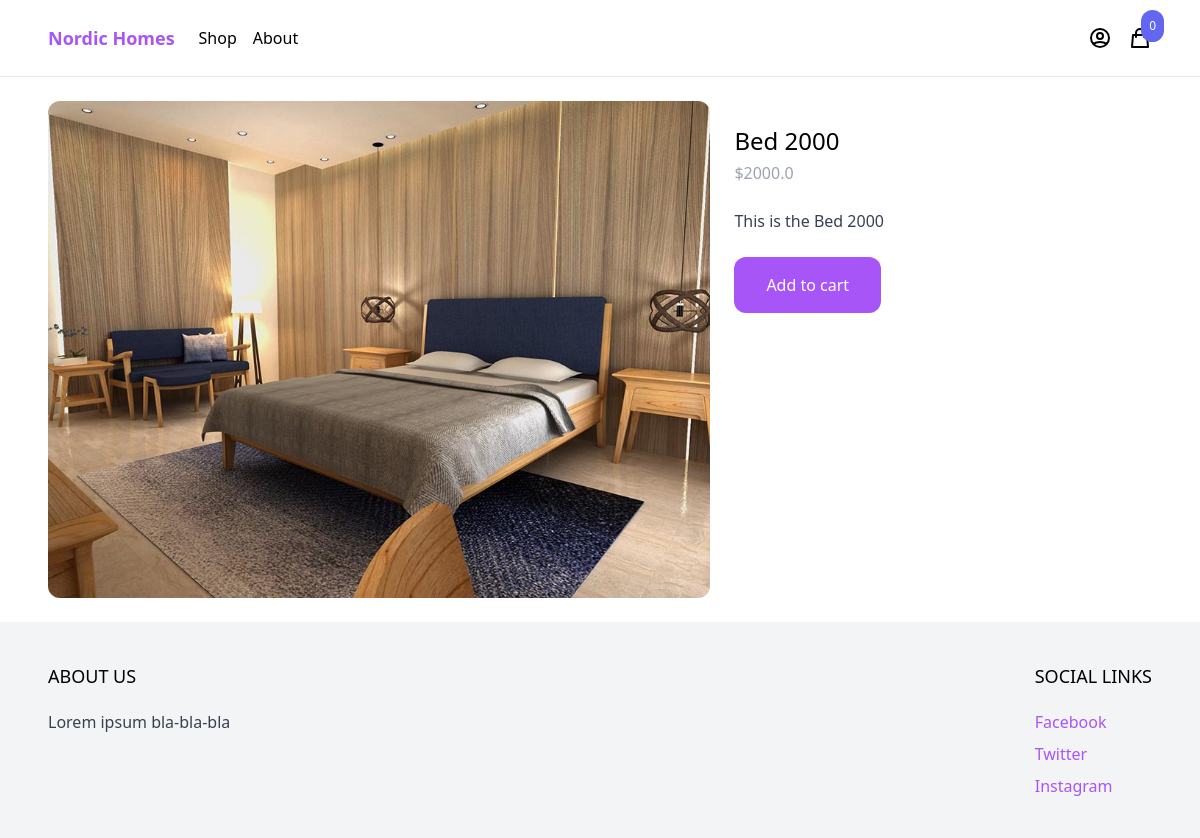
Screenshot of /shop/bed-2000 with the database file from the repository.
### product/models.py (models this page shows, shortened)
class Product(models.Model):
    category = models.ForeignKey(Category, related_name='products', on_delete=models.CASCADE)
    name = models.CharField(max_length=255)
    slug = models.SlugField()
    description = models.TextField(blank=True, null=True)
    price = models.IntegerField()
    created_at = models.DateTimeField(auto_now_add=True)
    image = models.ImageField(upload_to='uploads/', blank=True, null=True)
    thumbnail = models.ImageField(upload_to='uploads/', blank=True, null=True)
    class Meta:
        ordering = ('-created_at',)
    def get_display_price(self):
        return self.price / 100

### product/views.py (the view)
# urls.py: path('shop/<slug:slug>', product, name='product'),
def product(request, slug):
    product = get_object_or_404(Product, slug=slug)
    context = {
        'product': product
    }
    return render(request, 'product/product.html', context)

### cart/cart.py (called while the page is built)
    def __len__(self):
        return sum(item['quantity'] for item in self.cart.values())

### cart/context_processors.py (called while the page is built)
def cart(request):
    return {'cart': Cart(request)}

### product/templates/product/product.html (shortened to what this page needs)
{% extends 'core/base.html' %}
{% block content %}
    <div class="max-w-6xl mx-auto flex flex-wrap py-6 px-6 xl:px-0">
        <div class="images w-full mb-6 lg:mb-0 lg:w-3/5">
            <img
                    class="rounded-xl"
                    src="{% if product.image %}
                            {{ product.image.url }}
                        {% else %}
                            https://via.placeholder.com/240x240x.jpg
                        {% endif %}"
            >
        </div>
        <div class="information w-full lg:w-2/5 lg:p-6">
            <h1 class="text-2xl">{{ product.name }}</h1>
            <p class="mt-1 text-gray-400">${{ product.get_display_price }}</p>
            {% if product.description %}
                <p class="mt-6 text-gray-700">{{ product.description }}</p>
            {% endif %}
            <a
                    href="#"
                    class="mt-6 inline-block px-8 py-4 rounded-xl bg-purple-500 text-white hover:bg-purple-700"
                    hx-get="{% url 'add_to_cart' product.id %}"
                    hx-target="#menu-cart-button"
                    hx-swap="outerHTML"
            >
                Add to cart
            </a>
        </div>
    </div>
{% endblock %}

### rows the page displays
Product: image (picture), name "Bed 2000", get_display_price "2000.0", description "This is the Bed 2000"

### other values shown
{{ cart|length }} "0"
